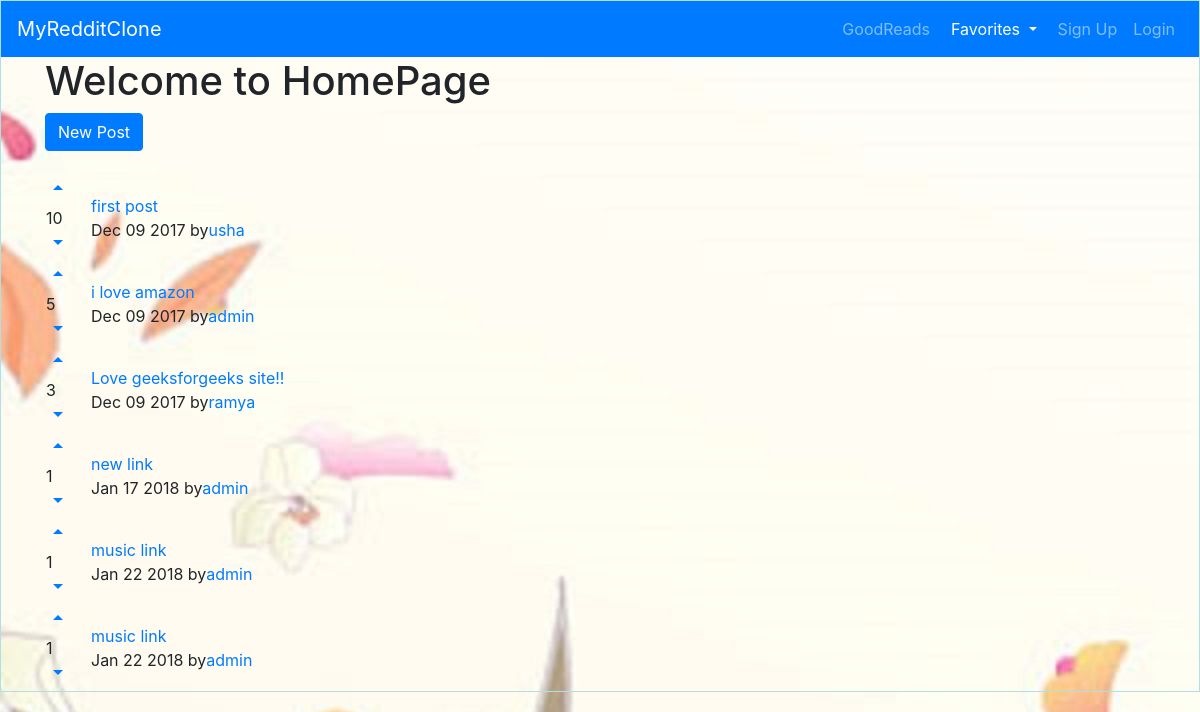
The page / on the database its author committed.
### posts/models.py (models this page shows)
class Post(models.Model):
    title=models.CharField(max_length=200)
    url=models.TextField()
    pub_date=models.DateTimeField()
    author=models.ForeignKey(User,on_delete=models.CASCADE)
    votes_total=models.IntegerField(default=1)
    def pub_date_custom(self):
        return self.pub_date.strftime('%b %d %Y')

### posts/views.py (the view)
# urls.py: 2. Add a URL to urlpatterns:  path('', views.home, name='home')
def home(request):
    posts=Post.objects.order_by('-votes_total')
    return render(request,'posts/home.html',{'posts':posts})

### posts/templates/posts/home.html (shortened to what this page needs)
{% extends 'base.html'%}
{% block content %}
<h1>Welcome to HomePage</h1>
<a href="{% url 'posts:create' %}" class="btn btn-primary " >New Post</a>
<br />
<br />
{%  for post in posts.all %}
<table>
  <tr>
    <td style="padding-right: 20px;"><a href="#" onClick="document.getElementById('upvote{{ post.id }}').submit()"><i class="material-icons">arrow_drop_up</i></a><br/>{{ post.votes_total }}<br/><a href="#" onClick="document.getElementById('downvote{{ post.id }}').submit()"><i class="material-icons">arrow_drop_down</i></a></td>
    <td><a href="{{ post.url }}">{{ post.title }}</a><br/>{{ post.pub_date_custom }} by<a href="{% url 'posts:userposts' post.author.id %}" >{{ post.author.username }}</a></td>
  </tr>
</table>
{% endfor %}
{% endblock %}

### templates/base.html (shortened to what this page needs)
<!doctype html>
<html lang="en">
  <head>
      {% load static %}
    <link rel="stylesheet" href="https://maxcdn.bootstrapcdn.com/bootstrap/4.0.0-beta.2/css/bootstrap.min.css">
    <link rel="stylesheet" href="https://maxcdn.bootstrapcdn.com/bootstrap/4.0.0-beta.2/css/bootstrap.min.css">
  </head>
  <body class="divstyle">
    <nav class="navbar navbar-expand-lg  navbar navbar-dark bg-primary">
      <a class="navbar-brand" href="{% url 'home' %}">MyRedditClone</a>
      <div class="collapse navbar-collapse" id="navbarNavAltMarkup">
          <div class="navbar-nav navbar-nav ml-auto">
              <a class="nav-item nav-link" href="https://www.goodreads.com/">GoodReads</a>
              <div class="btn-group">
  <button type="button" class="btn btn-primary dropdown-toggle" data-toggle="dropdown" aria-haspopup="true" aria-expanded="false">
    Favorites
  </button>
            {% if user.is_authenticated %}
            <a class="nav-item nav-link" href="#" onclick="document.getElementById('logout').submit()">Logout</a>
            <form id="logout" action="{% url 'accounts:logout' %}" method="POST">{% csrf_token %}
              <input type="hidden">
            </form>
            {% else %}
            <a class="nav-item nav-link" href="{% url 'accounts:signup' %}">Sign Up</a>
            <a class="nav-item nav-link" href="{% url 'accounts:login' %}">Login</a>
            {% endif %}
         </div>
      </div>
      </div>
  </nav>
    <div class="container">
        {% block content %}
        {% endblock %}
   </div>
  </body>
</html>

### rows shown on the page
Post: votes_total "10", title "first post", pub_date_custom "Dec 09 2017", author.username "usha"
Post: votes_total "5", title "i love amazon", pub_date_custom "Dec 09 2017", author.username "admin"
Post: votes_total "3", title "Love geeksforgeeks site!!", pub_date_custom "Dec 09 2017", author.username "ramya"
Post: votes_total "1", title "new link", pub_date_custom "Jan 17 2018", author.username "admin"
Post: votes_total "1", title "music link", pub_date_custom "Jan 22 2018", author.username "admin"
Post: votes_total "1", title "music link", pub_date_custom "Jan 22 2018", author.username "admin"
